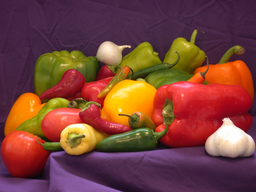
#> input picture Exercise6/peppers.png, 256 x 192 px, shrunk from 512 x 384 before the run
$ jupyter execute sheet06.ipynb   (older library calls are emulated)
#> lines starting #> are read from the running program, lines starting #| are printed output that depends on the picture; after the words box and inside, x2 and y2 are one past the last pixel; in counts of white or black regions, pixels touching at a corner belong together
Osnabrück University - Computer Vision (Winter Term 2016/17) - Prof. Dr.-Ing. G. Heidemann, Ulf Krumnack

# Exercise Sheet 06: Color Segmentation and Hough Transform

## Introduction

This week's sheet should be solved and handed in before the end of **Sunday, January 8, 2017**. If you need help (and Google and other resources were not enough), feel free to contact your groups' designated tutor or whomever of us you run into first. Please upload your results to your group's Stud.IP folder.

## Assignment 0: Math recap (Eigenvectors and Eigenvalues) [0 Points]

This exercise is supposed to be very easy, does not give any points, and is voluntary. There will be a similar exercise on every sheet. It is intended to revise some basic mathematical notions that are assumed throughout this class and to allow you to check if you are comfortable with them. Usually you should have no problem to answer these questions offhand, but if you feel unsure, this is a good time to look them up again. You are always welcome to discuss questions with the tutors or in the practice session. Also, if you have a (math) topic you would like to recap, please let us know.

**a)** What is an eigenvector of a matrix/a linear mapping? What are eigenvalues?

**b)** What is the characteristic polynomial of a matrix? How is it related to eigenvalues? What are algebraic and geometric multiplicity of an eigenvalue?

**c)** What is the spectrum of a matrix? What does the spectral theorem state?

## Assignment 1: $k$-means segmentation [8 Points]

**a)** Explain the idea of $k$-means clustering and how it can be used for segmentation.

**b)** Implement k-means clustering for color segmentation of an RGB image (no use of `scipy.cluster.vq.kmeans` or similar functions allowed here, but you may use functions like `numpy.mean`, `scipy.spatial.distance.pdist` and similar utility functions). Stop calculation when center vectors do not change more than a predefined threshold. Avoid empty clusters by re-initializing the corresponding center vector.

[cell 1]
import numpy as np
import numpy.random as random
from scipy.spatial.distance import cdist
from scipy import misc
import matplotlib.pyplot as plt
from skimage import color, measure

def batch_euclid(X,Y, channels):
    return np.sqrt(np.sum(np.square(X[:,channels] - Y[:,channels]), axis=1))

def kmeans(img, k, channels=np.array([0,1,2])):
    h, w, c = img.shape
    img_flat = np.reshape(img, (h*w, 3))
    epsilon = 1 # one rgb value minimal motion
    previous = random.uniform(low=img.min(), high=img.max(), size=(k,3))
    centers = previous.copy()
    iter = 1
    labels = np.empty(img.shape)

    while True:
        pairwise_dists = cdist(img_flat, previous)
        min_indices = np.argmin(pairwise_dists, axis=1)
        labels = np.reshape(min_indices, (h, w))

        previous = centers.copy()
        for kluster in np.arange(k):
            centers[kluster,:] = img[labels == kluster].mean(axis=0)
            if not np.any(labels == kluster):
                centers[kluster,:] = random.uniform(img.min(), img.max(), 3)
        distances = batch_euclid(centers, previous, channels)
        if (not np.any(distances > epsilon)) or iter > 1000:
            break
        else:
            iter += 1

    print("Iterations: %d" % iter)
    return centers, labels

# this has been found to give a good result, but uses all 1000 iters
random.seed(2)

image = misc.imread('peppers.png')
#> image is the input picture: shape (192, 256, 3); mean R, G, B 120.8, 66.4, 57.6
k = 6
centers, labels = kmeans(image, k)
#> in kmeans, `previous = random.uniform(low=img.min(), high=img.max(), size=(k,3))`: previous = [[111.2, 6.61, 140.2], [111, 107.2, 84.24], [52.19, 157.9, 76.41], [68.04, 158.4, 134.9], [34.32, 131, 47.03], [200.3, 217.8, 126]]
#> in kmeans, `centers = previous.copy()`: centers has the same summary as previous
#> the loop in kmeans, `while True:` made 1001 passes
#> distances on passes 1 to 3: [104.2, 58.92, 220.2, 65.96, 87.93, 66.27], [0, 0, 241.8, 0, 0, 0], [42.55, 17.78, 218.2, 53.16, 31.07, 28.25]
#> pass 1, in kmeans, `labels = np.reshape(min_indices, (h, w))`:
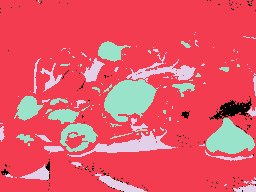
#> labels: shape (192, 256) int64; 5 distinct labels, from 0 to 5; one colour per label, 0 black
#> after the loop in kmeans, `while True:`: centers = [[172.9, 32.2, 31.12], [122.1, 114.5, 25.68], [238.9, 123.8, 32.43], [125.9, 85.68, 132.7], [67.79, 37.28, 60.9], [237, 206.9, 170.7]]; iter = 1001
#| Iterations: 1001
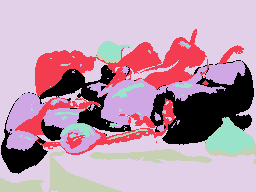
#> labels: shape (192, 256) int64; 6 distinct labels, from 0 to 5; one colour per label, 0 black
for label in np.arange(k):
    image[labels == label] = centers[label]
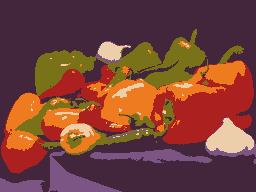
#> image: shape (192, 256, 3); mean R, G, B 120, 66, 57

plt.imshow(image)
plt.show()

**c)** Apply your $k$-means algorithm (or some algorithm from `scipy`) to the image `peppers.png`. Label regions based on the color clusters (regions should be 4- or 8-connected). (Empirically) evaluate the result and find a good value for $k$.

[cell 2]
# Is this what is meant?
def label_image(cluster_img, k, n=4):
    labels = np.zeros(cluster_img.shape)
    count = 0
    for c in range(k):
        cluster_img_c = cluster_img == c
        labels_c, n_components = measure.label(cluster_img_c, neighbors=n,
                return_num=True)
        labels += (cluster_img_c * count) + labels_c
        count += n_components
    return labels.astype(np.int) - 1


image = misc.imread('peppers.png')
k = 6
centers, labels = kmeans(image, k)
#> in kmeans (call 2), `previous = random.uniform(low=img.min(), high=img.max(), size=(k,3))`: previous = [[32.43, 152.2, 57.63], [27.27, 56.18, 89.21], [119.3, 51.44, 163.3], [123.2, 128.8, 98.66], [202.4, 147.9, 41.39], [178.7, 246, 127.5]]
#> in kmeans (call 2), `centers = previous.copy()`: centers has the same summary as previous
#> the loop in kmeans (call 2), `while True:` made 2 passes
#> distances on passes 1 to 2: [87.82, 56.85, 37.88, 68.61, 53.69, 84.24], [0, 0, 0, 0, 0, 0]
#> pass 1, in kmeans (call 2), `labels = np.reshape(min_indices, (h, w))`:
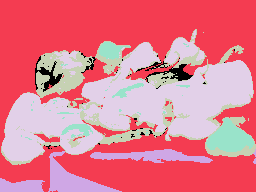
#> labels: shape (192, 256) int64; 6 distinct labels, from 0 to 5; one colour per label, 0 black
#> after the loop in kmeans (call 2), `while True:`: centers = [[84.77, 94.78, 16.67], [70.8, 36.33, 58.5], [120.5, 77.32, 135.7], [130.2, 87.69, 44.21], [206.2, 95.3, 31.32], [238.9, 214.3, 177.2]]; iter = 2
#| Iterations: 2
image = label_image(labels, k, 8)
#> the loop in label_image, `for c in range(k):` made 6 passes
#> (n_components, count) on passes 1 to 6: (56, 56), (32, 88), (7, 95), (139, 234), (28, 262), (41, 303)
#> pass 1, in label_image, `cluster_img_c = cluster_img == c`:
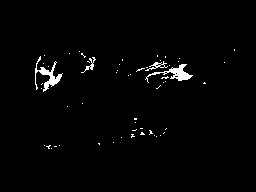
#> cluster_img_c: shape (192, 256) bool; 1.7% white; 56 white regions (52 under 20 px), largest, box (x1, y1, x2, y2) and area: (35, 56, 63, 92) 286, (145, 64, 193, 83) 262, (145, 61, 168, 71) 67, (81, 57, 96, 73) 58
#> after the loop in label_image, `for c in range(k):`: cluster_img_c: shape (192, 256) bool; 3.7% white; 41 white regions (35 under 20 px), largest, box (x1, y1, x2, y2) and area: (206, 118, 254, 152) 958, (98, 42, 131, 60) 307, (61, 124, 93, 137) 199, (112, 83, 144, 98) 154, (176, 85, 190, 88) 26, (57, 112, 74, 114) 26
#> after the loop in label_image, `for c in range(k):`:
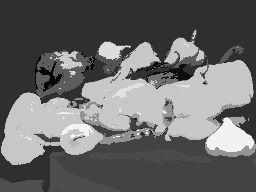
#> labels: shape (192, 256) float64; min 1, max 303, mean 126; drawn with min black and max white
#> after the loop in label_image, `for c in range(k):`: count = 303
#> in label_image, `return labels.astype(np.int) - 1`:
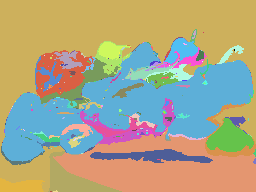
#> returned value: shape (192, 256) int64; 303 distinct labels, from 0 to 302; one colour per label, 0 black

plt.imshow(image, cmap='prism')
plt.show()

**d)** Now do the same in the HSV space (remember its special topological structure). Check if you can improve the results by ignoring some of the HSV channels.

# Hä?

## Assignment 2: Evaluation of segmentation [4 Points]

**a)** What are desirable featues of a good segmentation? Can they be detected automatically? What is measured by the saliency function?

**b)** Implement the the automatic evaluation method from the lecture (CV-07 slides 112ff). Apply it to the segmentation from Assignment 1 and compare the results with your empirical observations.

[cell 3]
def boundary(obj_image):
    return obj_image ^ binary_erosion(obj_image)

# I have no idea if this does the right thing. How do I best evaluate this?
def region_saliency(image, labels):
    """Labels must be consecutive with no unused ones in between"""
    regions = np.unique(labels)
    C_k = np.zeros((regions.size, 3))
    for R_i in regions:
        C_k[R_i, :] = np.average(image[labels == R_i,:], axis=0)
    S_R = np.zeros(regions.size)
    for R_i in regions:
        B = boundary(labels == R_i)
        boundary_idx = np.argwhere(B)
        for x,y in boundary_idx:
            N_4 = [(i,j) for i,j in [(x+1,y), (x,y+1), (x-1,y), (x,y-1)]
                    if i >= 0 and i < image.shape[0]
                    and j >= 0 and j < image.shape[1]]
            neighbor_regions = [labels[idx] for idx in N_4]
            N_diff = (neighbor_regions != R_i).sum()
            s2 = sum(np.linalg.norm(C_k[R_j,:]-C_k[R_i,:]) for R_j in
                    neighbor_regions)
            if N_diff > 1:
                S_R[R_i] += 1/N_diff * s2
        S_R[R_i] /= 1/B.size
    return S_R

## Assignment 3: Hough transform [8 Points]

**a)** Explain in your own words the idea of Hough transform. What is an accumulator space? In what sense can the Hough transform be seen as a model-based approach?

**b)** What is linear Hough transform? How are points, lines, polygons transformed? What about parallel lines? Try different configurations using the functions `point`, `line`, `polygon` below. Then implement your own version of linear Hough transform and compare the results with the function `skimage.transform.hough_line`.

[cell 4]
from skimage.transform import hough_line
import matplotlib.pyplot as plt
import numpy as np
import operator

steps = lambda p,q : max(map(lambda x,y: abs(x-y), p, q))+1
coords = lambda p,q,s : [np.linspace(x,y,s,dtype=np.uint16) for x,y in zip(p,q)]

def point(img, p):
    "Insert a point in the black/white image at position p"
    img[p] = 1

def line(img, p, q):
    "Insert a line from p to q in the black/white image"
    img[coords(p,q,steps(p,q))] = 1

def polygon(img, vertices):
    "Insert a (closed) polygon given by a list of points into the black/white image"
    for p, q in zip(vertices, vertices[1:]+vertices[0:1]):
        line(img,p,q)


def my_hough_line(img, angles=180):
    """
    Apply linear Hough transform to the given image.
    """
    d_max = int(np.ceil(np.sqrt(sum(map(np.multiply,img.shape,img.shape)))))
    accumulator = np.zeros((2*d_max, angles), np.uint64)
    thetas = np.linspace(0, angles-1, angles, dtype=np.int)
    thetas_rad = np.deg2rad(thetas)
    cos_theta = np.cos(thetas_rad)
    sin_theta = np.sin(thetas_rad)

    edge_pts = np.argwhere(img)
    for x, y in edge_pts:
        d = x * cos_theta + y * sin_theta
        d_idx = np.round(d).astype(np.int) + d_max // 2
        accumulator[d_idx, thetas] += 1

    return accumulator


img = np.zeros((100,100))


# You may try different paintings here:
point(img, (10,10))
line(img,(10,20),(70,20))
polygon(img,[(10,30),(50,50),(10,70)])


plt.figure(figsize=(12, 4))
plt.gray()
plt.subplot(1,3,1) ; plt.title('Image'); plt.imshow(img)

out, angles, d = hough_line(img)
plt.subplot(1,3,2) ; plt.title('Hough transform (skimage)');
plt.xlabel('Angles (degrees)')
plt.ylabel('Distance (pixels)')
plt.imshow(np.log(1 + out), extent=[np.rad2deg(angles[-1]), np.rad2deg(angles[0]), d[-1], d[0]])

my_out = my_hough_line(img)
plt.subplot(1,3,3) ; plt.title('Hough transform (own implementation)');
plt.imshow(np.log(1+my_out))
plt.show()

**c)** What does a point in the linear Hough space represent? Under which conditions is (linear) Hough transform invertible? Try to implement an inverse linear Hough transform.

[cell 5]
from skimage.transform import hough_line
import matplotlib.pyplot as plt
import numpy as np
import operator


def my_inverse_hough_line(accumulator, shape):
    """
    Compute an inverse Hough transform, i.e. compute the image from the accumulator space.
    """
    img = np.zeros(shape, np.uint64)

    # FIXME: put your code here!

    return img

img = np.zeros((100,100))

#point(img, (10,10))
#line(img,(10,20),(70,20))
polygon(img,[(10,30),(50,50),(10,70)])


plt.figure(figsize=(12, 4))
plt.gray()
plt.subplot(1,3,1) ; plt.title('Image'); plt.imshow(img)

out, angles, d = hough_line(img)
plt.subplot(1,3,2) ; plt.title('Hough transform (skimage)');
plt.xlabel('Angles (degrees)')
plt.ylabel('Distance (pixels)')
plt.imshow(np.log(1 + out), extent=[np.rad2deg(angles[-1]), np.rad2deg(angles[0]), d[-1], d[0]])

img2 = my_inverse_hough_line(out, img.shape)
plt.subplot(1,3,3) ; plt.title('Inverse Hough transform');
plt.imshow(img2)
plt.show()

**d)** Implement circular hough transform. First think how the accumulator space should be represented. You may provide an additional parameter to only look for circles of a given radius (or a range of radii). Then apply it to the image `xmas.png` to detect the balls. Mark them in the original image. (Bonus task: also detect the presents using linear Hough transform).

[cell 6]
def sector_mask(shape,centre,radius,angle_range):
    """
    From http://stackoverflow.com/a/18354475/2397253
    Return a boolean mask for a circular sector. The start/stop angles in
    `angle_range` should be given in clockwise order.
    """

    x,y = np.ogrid[:shape[0],:shape[1]]
    cx,cy = centre
    tmin,tmax = np.deg2rad(angle_range)

    # ensure stop angle > start angle
    if tmax < tmin:
            tmax += 2*np.pi

    # convert cartesian --> polar coordinates
    r2 = (x-cx)*(x-cx) + (y-cy)*(y-cy)
    theta = np.arctan2(x-cx,y-cy) - tmin

    # wrap angles between 0 and 2*pi
    theta %= (2*np.pi)

    # circular mask
    circmask = r2 == radius*radius

    # angular mask
    anglemask = theta <= (tmax-tmin)

    return circmask*anglemask

def my_hough_circle(img, radius=10):
    """
    Apply linear Hough transform to the given image.
    """
    accumulator = np.zeros(img.shape, dtype=np.int)

    edge_pts = np.argwhere(img)
    for x, y in edge_pts:
        if (img.shape[0] - radius > x >= radius and img.shape[1] - radius > y >=
                radius):
            mask = sector_mask(img.shape, (x, y), radius, (0,360))
            accumulator[mask] += 1

    return accumulator

img = misc.imread("xmas.png")
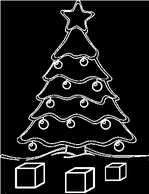
#> input picture Exercise6/xmas.png, 149 x 194 px, shrunk from 298 x 389 before the run
#> img is the input picture: shape (194, 149); min 0, max 255, mean 26.5
hough = my_hough_circle(img, radius=30)
#> in my_hough_circle, `edge_pts = np.argwhere(img)`: edge_pts = 8285 pairs, first value 0 to 193, second value 0 to 148
#> after the loop in my_hough_circle, `for x, y in edge_pts:`:
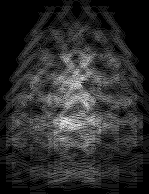
#> accumulator: shape (194, 149) int64; min 0, max 11, mean 1.95; drawn with min black and max white
plt.gray()
plt.imshow(hough > 0.5 * hough.max())
plt.show()
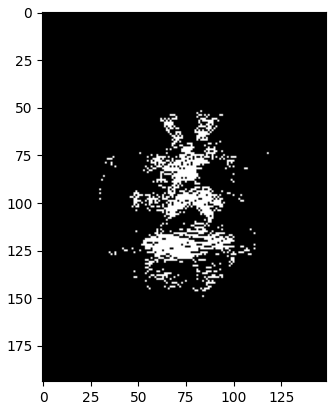
#> figure drawn by matplotlib, 1 panel
